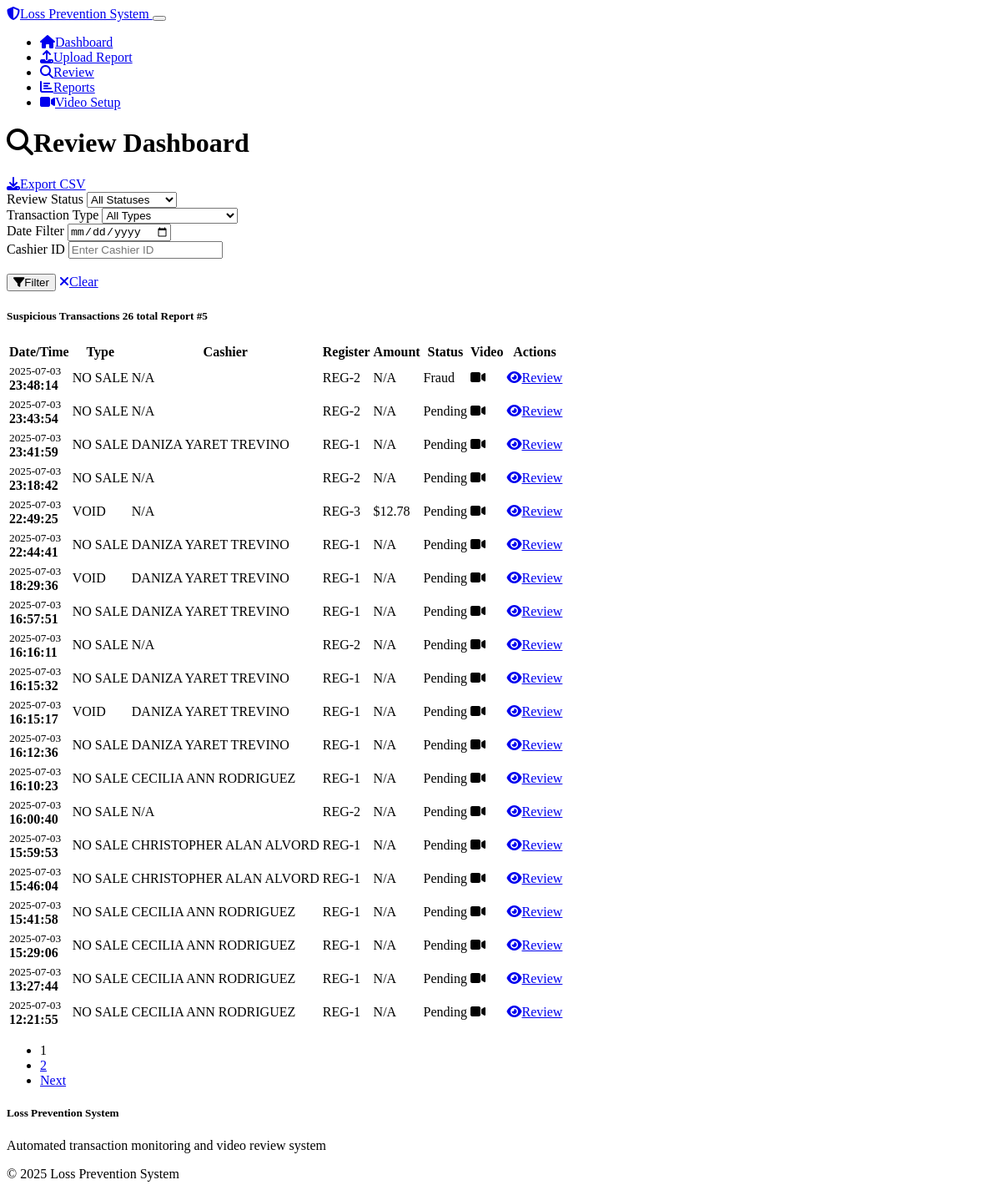
Page /dashboard?report_id=5 on the committed database.
### models.py (models this page shows)
class SuspiciousTransaction(db.Model):
    id = db.Column(db.Integer, primary_key=True)
    report_id = db.Column(db.Integer, db.ForeignKey('transaction_report.id'), nullable=False)
    transaction_timestamp = db.Column(db.DateTime, nullable=False)
    cashier_id = db.Column(db.String(50))
    register_id = db.Column(db.String(50))
    transaction_type = db.Column(db.String(50), nullable=False)  # VOID, REFUND, NO_SALE, DISCOUNT_REMOVED
    transaction_id = db.Column(db.String(100))
    amount = db.Column(db.Float)
    pump_number = db.Column(db.String(10))
    raw_data = db.Column(db.Text)  # Store original row data
    video_clip_path = db.Column(db.String(500))
    video_processed = db.Column(db.Boolean, default=False)
    video_error = db.Column(db.Text)
    review_status = db.Column(db.String(20), default='pending')  # pending, ok, review, fraud
    review_date = db.Column(db.DateTime)
    review_notes = db.Column(db.Text)
    created_date = db.Column(db.DateTime, default=datetime.utcnow)
    report = db.relationship('TransactionReport', backref=db.backref('suspicious_transactions_list', lazy=True))

### routes.py (the view, shortened to what this page needs)
@app.route('/dashboard')
def dashboard():
    page = request.args.get('page', 1, type=int)
    status_filter = request.args.get('status', 'all')
    transaction_type_filter = request.args.get('type', 'all')
    date_filter = request.args.get('date_filter', '')
    report_id = request.args.get('report_id', '', type=str)
    cashier_filter = request.args.get('cashier', '', type=str)
    query = SuspiciousTransaction.query
    if status_filter != 'all':
        query = query.filter_by(review_status=status_filter)
    if transaction_type_filter != 'all':
        query = query.filter_by(transaction_type=transaction_type_filter)
    if cashier_filter:
        query = query.filter_by(cashier_id=cashier_filter)
    if report_id:
        try:
            report_id_int = int(report_id)
            query = query.filter_by(report_id=report_id_int)
        except ValueError:
            flash(f'Invalid report ID: {report_id}', 'error')
    transactions = query.order_by(SuspiciousTransaction.transaction_timestamp.desc()).paginate(
        page=page, per_page=20, error_out=False
    )
    return render_template('dashboard.html',
                         transactions=transactions,
                         status_filter=status_filter,
                         transaction_type_filter=transaction_type_filter,
                         date_filter=date_filter,
                         report_id=report_id,
                         cashier_filter=cashier_filter)

### templates/dashboard.html (shortened to what this page needs)
{% extends "base.html" %}
{% block content %}
<div class="row">
    <div class="col-12">
        <div class="d-flex justify-content-between align-items-center mb-4">
            <h1><i class="fas fa-search me-2"></i>Review Dashboard</h1>
            <a href="{{ url_for('export_csv') }}" class="btn btn-success">
                <i class="fas fa-download me-2"></i>Export CSV
            </a>
        </div>
    </div>
</div>
<div class="row mb-4">
    <div class="col-12">
        <div class="card">
            <div class="card-body">
                <form method="GET" class="row g-3">
                    <div class="col-md-2">
                        <label for="status" class="form-label">Review Status</label>
                        <select class="form-select" id="status" name="status">
                            <option value="all" {% if status_filter == 'all' %}selected{% endif %}>All Statuses</option>
                        </select>
                    </div>
                    <div class="col-md-2">
                        <label for="type" class="form-label">Transaction Type</label>
                        <select class="form-select" id="type" name="type">
                            <option value="all" {% if transaction_type_filter == 'all' %}selected{% endif %}>All Types</option>
                        </select>
                    </div>
                    <div class="col-md-2">
                        <label for="date_filter" class="form-label">Date Filter</label>
                        <input type="date" class="form-control" id="date_filter" name="date_filter" value="{{ date_filter }}">
                    </div>
                    <div class="col-md-2">
                        <label for="cashier_filter" class="form-label">Cashier ID</label>
                        <input type="text" class="form-control" id="cashier_filter" name="cashier" value="{{ cashier_filter }}" placeholder="Enter Cashier ID">
                    </div>
                    <div class="col-md-2">
                        <label class="form-label">&nbsp;</label>
                        <div class="d-grid gap-2">
                            <button type="submit" class="btn btn-primary">
                                <i class="fas fa-filter me-2"></i>Filter
                            </button>
                            <a href="{{ url_for('dashboard') }}" class="btn btn-outline-secondary">
                                <i class="fas fa-times me-2"></i>Clear
                            </a>
                        </div>
                    </div>
                </form>
            </div>
        </div>
    </div>
</div>
<div class="row">
    <div class="col-12">
        <div class="card">
            <div class="card-header">
                <h5 class="card-title mb-0">
                    Suspicious Transactions
                    <span class="badge bg-secondary ms-2">{{ transactions.total }} total</span>
                    {% if report_id %}
                        <span class="badge bg-info ms-2">Report #{{ report_id }}</span>
                    {% endif %}
                </h5>
            </div>
            <div class="card-body">
                {% if transactions.items %}
                    <div class="table-responsive">
                        <table class="table table-striped">
                            <thead>
                                <tr>
                                    <th>Date/Time</th>
                                    <th>Type</th>
                                    <th>Cashier</th>
                                    <th>Register</th>
                                    <th>Amount</th>
                                    <th>Status</th>
                                    <th>Video</th>
                                    <th>Actions</th>
                                </tr>
                            </thead>
                            <tbody>
                                {% for transaction in transactions.items %}
                                <tr class="{% if transaction.review_status == 'fraud' %}table-danger{% elif transaction.review_status == 'review' %}table-warning{% elif transaction.review_status == 'ok' %}table-success{% endif %}">
                                    <td>
                                        <small class="text-muted">{{ transaction.transaction_timestamp.strftime('%Y-%m-%d') }}</small><br>
                                        <strong>{{ transaction.transaction_timestamp.strftime('%H:%M:%S') }}</strong>
                                    </td>
                                    <td>
                                        <span class="badge bg-warning">{{ transaction.transaction_type }}</span>
                                    </td>
                                    <td>{{ transaction.cashier_id or 'N/A' }}</td>
                                    <td>{{ transaction.register_id or 'N/A' }}</td>
                                    <td>
                                        {% if transaction.amount %}
                                            ${{ "%.2f"|format(transaction.amount) }}
                                        {% else %}
                                            N/A
                                        {% endif %}
                                    </td>
                                    <td>
                                        {% if transaction.review_status == 'pending' %}
                                            <span class="badge bg-secondary">Pending</span>
                                        {% elif transaction.review_status == 'ok' %}
                                            <span class="badge bg-success">OK</span>
                                        {% elif transaction.review_status == 'review' %}
                                            <span class="badge bg-warning">Review</span>
                                        {% elif transaction.review_status == 'fraud' %}
                                            <span class="badge bg-danger">Fraud</span>
                                        {% endif %}
                                    </td>
                                    <td>
                                        {% if transaction.video_processed and transaction.video_clip_path %}
                                            <i class="fas fa-video text-success" title="Video available"></i>
                                        {% elif transaction.video_error %}
                                            <i class="fas fa-video text-danger" title="Video error: {{ transaction.video_error }}"></i>
                                        {% else %}
                                            <i class="fas fa-clock text-muted" title="Processing"></i>
                                        {% endif %}
                                    </td>
                                    <td>
                                        <a href="{{ url_for('review_transaction', transaction_id=transaction.id,
                                                            date_filter=request.args.get('date_filter', ''),
                                                            status_filter=request.args.get('status', ''),
                                                            type_filter=request.args.get('type', ''),
                                                            report_id=request.args.get('report_id', ''),
                                                            cashier=request.args.get('cashier', ''),
                                                            page=request.args.get('page', 1)) }}"
                                           class="btn btn-sm btn-primary">
                                            <i class="fas fa-eye me-1"></i>Review
                                        </a>
                                    </td>
                                </tr>
                                {% endfor %}
                            </tbody>
                        </table>
                    </div>
                    {% if transactions.pages > 1 %}
                    <nav aria-label="Page navigation">
                        <ul class="pagination justify-content-center">
                            {% for page_num in transactions.iter_pages() %}
                                {% if page_num %}
                                    {% if page_num != transactions.page %}
                                        <li class="page-item">
                                            <a class="page-link" href="{{ url_for('dashboard', page=page_num, status=status_filter, type=transaction_type_filter, date_filter=date_filter, report_id=report_id, cashier=cashier_filter) }}">{{ page_num }}</a>
                                        </li>
                                    {% else %}
                                        <li class="page-item active">
                                            <span class="page-link">{{ page_num }}</span>
                                        </li>
                                    {% endif %}
                                {% else %}
                                    <li class="page-item disabled">
                                        <span class="page-link">...</span>
                                    </li>
                                {% endif %}
                            {% endfor %}
                            {% if transactions.has_next %}
                                <li class="page-item">
                                    <a class="page-link" href="{{ url_for('dashboard', page=transactions.next_num, status=status_filter, type=transaction_type_filter) }}">Next</a>
                                </li>
                            {% endif %}
                        </ul>
                    </nav>
                    {% endif %}
                {% endif %}
            </div>
        </div>
    </div>
</div>
{% endblock %}

### rows in the picture
SuspiciousTransaction: amount "N/A", review_status "Fraud"
SuspiciousTransaction: amount "N/A", review_status "Pending"
SuspiciousTransaction: amount "N/A", review_status "Pending"
SuspiciousTransaction: amount "N/A", review_status "Pending"
SuspiciousTransaction: amount "12.78", review_status "Pending"
SuspiciousTransaction: amount "N/A", review_status "Pending"
SuspiciousTransaction: amount "N/A", review_status "Pending"
SuspiciousTransaction: amount "N/A", review_status "Pending"
SuspiciousTransaction: amount "N/A", review_status "Pending"
SuspiciousTransaction: amount "N/A", review_status "Pending"
SuspiciousTransaction: amount "N/A", review_status "Pending"
SuspiciousTransaction: amount "N/A", review_status "Pending"
SuspiciousTransaction: amount "N/A", review_status "Pending"
SuspiciousTransaction: amount "N/A", review_status "Pending"
SuspiciousTransaction: amount "N/A", review_status "Pending"
SuspiciousTransaction: amount "N/A", review_status "Pending"
SuspiciousTransaction: amount "N/A", review_status "Pending"
SuspiciousTransaction: amount "N/A", review_status "Pending"
SuspiciousTransaction: amount "N/A", review_status "Pending"
SuspiciousTransaction: amount "N/A", review_status "Pending"

### other values in the picture
{{ transactions.total }} "26"
{{ report_id }} "5"
{{ page_num }} "1"
{{ page_num }} "2"
